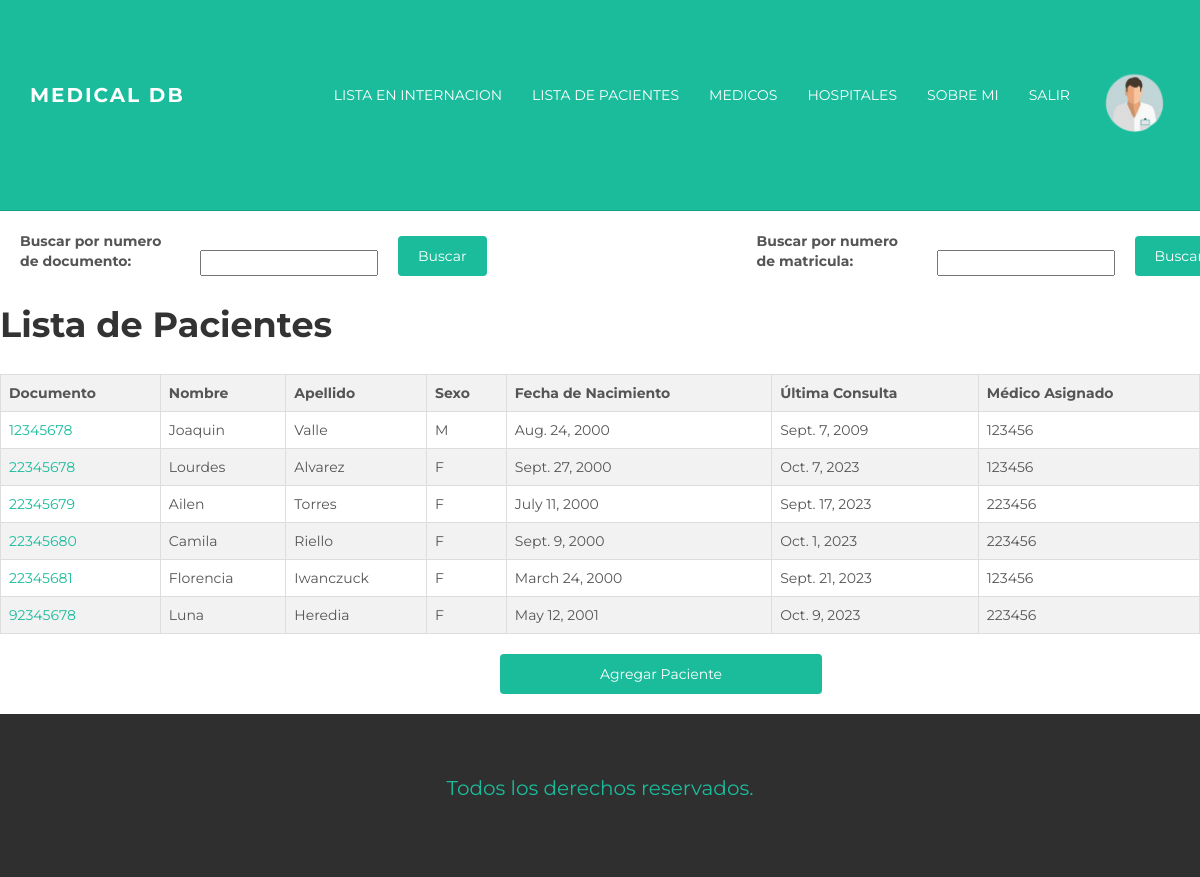
Page /MedicalDB/lista_pacientes/ (signed in) on the earlier database version.
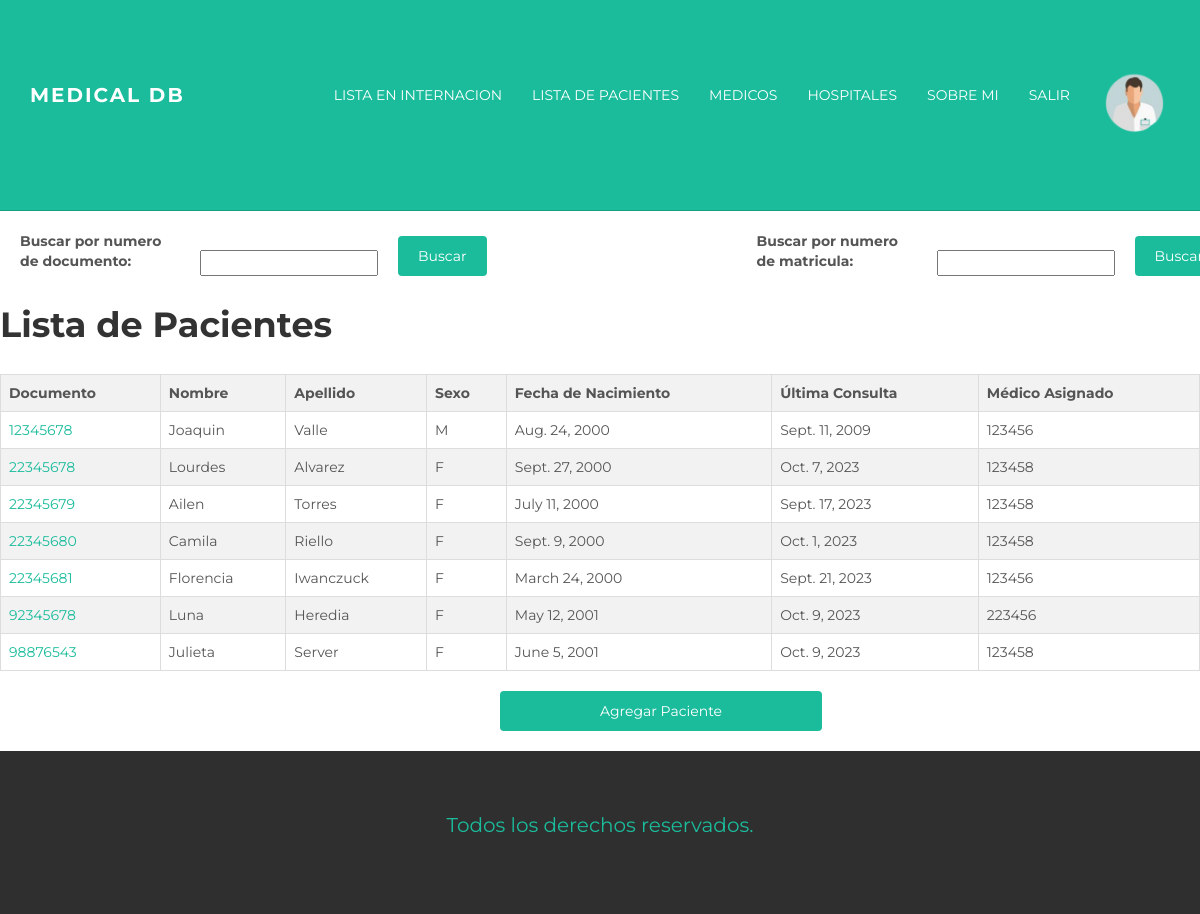
Same page on the later database version.
### medicalapp/models.py (models this page shows, shortened)
class Pacientes(models.Model):
        documento = models.IntegerField(primary_key=True)
        nombre = models.CharField(max_length=60)
        apellido = models.CharField(max_length=60)
        sexo = models.CharField(max_length=60)
        nacimiento = models.DateField()
        u_consulta = models.DateField()
        medico = models.CharField(max_length=60)

### medicalapp/views.py (the view)
# urls.py: path('lista_pacientes/', lista_pacientes, name="ListaPacientes"),
@login_required
def lista_pacientes(request):
    pacientes = Pacientes.objects.all()
    if 'buscar_dni' in request.GET:
        form_dni = BusquedaDNI(request.GET)
        if form_dni.is_valid():
            dni = form_dni.cleaned_data['dni']
            pacientes = Pacientes.objects.filter(documento=dni)
    else:
        form_dni = BusquedaDNI()
    if 'buscar_medico' in request.GET:
        form_doc = BusquedaDoc(request.GET)
        if form_doc.is_valid():
            doc = form_doc.cleaned_data['doc']
            pacientes = Pacientes.objects.filter(medico=doc)
    else:
        form_doc = BusquedaDoc()
    return render(request, 'medicalapp/funciones/listaPacientes.html', {'form_dni' : form_dni , 'form_doc' : form_doc , 'pacientes': pacientes})

### medicalapp/forms.py
class BusquedaDNI(forms.Form):
    dni = forms.CharField(label= "Buscar por numero de documento: ")

class BusquedaDoc(forms.Form):
    doc = forms.CharField(label= "Buscar por numero de matricula: ")

### medicalapp/templates/medicalapp/funciones/listaPacientes.html (shortened to what this page needs)
{% extends "medicalapp/padre.html" %}
{% block top %}
<div class = "busqueda-container">
<form class="busqueda-form" method="get">
    <label class="busqueda-label" for="{{ form_dni.dni.id }}">{{ form_dni.dni.label }}</label>
    {{ form_dni.dni }}
    <button class="busqueda-button" type="submit" name="buscar_dni">Buscar</button>
</form>
<form class="busqueda-form" method="get">
    <label class="busqueda-label" for="{{ form_doc.doc.id }}">{{ form_doc.doc.label }}</label>
    {{ form_doc.doc }}
    <button class="busqueda-button" type="submit" name="buscar_medico">Buscar</button>
</form>
</div>
<head>
</head>
<body>
    <h1>Lista de Pacientes</h1>
    <table>
        <thead>
            <tr>
                <th>Documento</th>
                <th>Nombre</th>
                <th>Apellido</th>
                <th>Sexo</th>
                <th>Fecha de Nacimiento</th>
                <th>Última Consulta</th>
                <th>Médico Asignado</th>
            </tr>
        </thead>
        <tbody>
            {% for paciente in pacientes %}
                <tr>
                    <td><a href="{% url 'DetallePacientes' paciente.documento %}">{{ paciente.documento }}</a></td>
                    <td>{{ paciente.nombre }}</td>
                    <td>{{ paciente.apellido }}</td>
                    <td>{{ paciente.sexo }}</td>
                    <td>{{ paciente.nacimiento }}</td>
                    <td>{{ paciente.u_consulta }}</td>
                    <td>{{ paciente.medico }}</td>
                </tr>
            {% endfor %}
        </tbody>
    </table>
</body>
<a href="{% url 'AgregarPaciente' %}" class="boton-redireccion">
    Agregar Paciente
  </a>
{% endblock %}
{% block foot %}
<p style = "font-size: 20px;
color: #1ABC9C;
text-align: center;
margin-top: 10px;"> Todos los derechos reservados. </p>
{% endblock %}

Differences in the rows shown:
changed Pacientes "Joaquin": u_consulta "Sept. 7, 2009" → "Sept. 11, 2009"
changed Pacientes "Lourdes": medico "123456" → "123458"
changed Pacientes "Ailen": medico "223456" → "123458"
changed Pacientes "Camila": medico "223456" → "123458"
added Pacientes: documento "98876543", nombre "Julieta", apellido "Server", sexo "F", nacimiento "June 5, 2001", u_consulta "Oct. 9, 2023", medico "123458"
